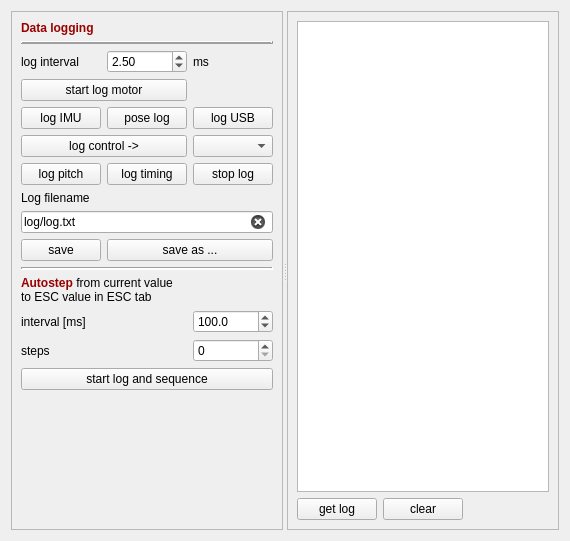
          <widget class="QWidget" name="tab_log">
           <attribute name="title">
            <string>Log</string>
           </attribute>
           <layout class="QVBoxLayout" name="verticalLayout_5">
            <item>
             <widget class="QSplitter" name="splitter_4">
              <property name="orientation">
               <enum>Qt::Horizontal</enum>
              </property>
              <widget class="QFrame" name="frame_log_options">
               <property name="frameShape">
                <enum>QFrame::StyledPanel</enum>
               </property>
               <property name="frameShadow">
                <enum>QFrame::Raised</enum>
               </property>
               <layout class="QGridLayout" name="gridLayout">
                <item row="13" column="0" colspan="3">
                 <widget class="QLineEdit" name="lineEdit_log_filename">
                  <property name="text">
                   <string>log/log.txt</string>
                  </property>
                  <property name="clearButtonEnabled">
                   <bool>true</bool>
                  </property>
                 </widget>
                </item>
                <item row="19" column="0" colspan="3">
                 <widget class="QPushButton" name="pushButton_log_start_seq">
                  <property name="text">
                   <string>start log and sequence</string>
                  </property>
                 </widget>
                </item>
                <item row="3" column="2">
                 <widget class="QLabel" name="label_log_5">
                  <property name="text">
                   <string>ms</string>
                  </property>
                 </widget>
                </item>
                <item row="16" column="0" colspan="3">
                 <widget class="QLabel" name="label_6">
                  <property name="text">
                   <string>&lt;html&gt;&lt;head/&gt;&lt;body&gt;&lt;p&gt;&lt;span style=&quot; font-weight:600; color:#990000;&quot;&gt;Autostep&lt;/span&gt; from current value &lt;br/&gt;to ESC value in ESC tab&lt;/p&gt;&lt;/body&gt;&lt;/html&gt;</string>
                  </property>
                 </widget>
                </item>
                <item row="12" column="0">
                 <widget class="QLabel" name="label_2">
                  <property name="text">
                   <string>Log filename</string>
                  </property>
                 </widget>
                </item>
                <item row="17" column="0" colspan="2">
                 <widget class="QLabel" name="label_4">
                  <property name="text">
                   <string>interval [ms]</string>
                  </property>
                 </widget>
                </item>
                <item row="15" column="0" colspan="3">
                 <widget class="Line" name="line_2">
                  <property name="sizePolicy">
                   <sizepolicy hsizetype="Preferred" vsizetype="Fixed">
                    <horstretch>0</horstretch>
                    <verstretch>0</verstretch>
                   </sizepolicy>
                  </property>
                  <property name="lineWidth">
                   <number>2</number>
                  </property>
                  <property name="orientation">
                   <enum>Qt::Horizontal</enum>
                  </property>
                 </widget>
                </item>
                <item row="0" column="0">
                 <widget class="QLabel" name="label_log_1">
                  <property name="text">
                   <string>&lt;html&gt;&lt;head/&gt;&lt;body&gt;&lt;p&gt;&lt;span style=&quot; font-weight:600; color:#990000;&quot;&gt;Data logging&lt;/span&gt;&lt;/p&gt;&lt;/body&gt;&lt;/html&gt;</string>
                  </property>
                 </widget>
                </item>
                <item row="20" column="0">
                 <spacer name="verticalSpacer">
                  <property name="orientation">
                   <enum>Qt::Vertical</enum>
                  </property>
                  <property name="sizeHint" stdset="0">
                   <size>
                    <width>20</width>
                    <height>130</height>
                   </size>
                  </property>
                 </spacer>
                </item>
                <item row="1" column="0" colspan="3">
                 <widget class="Line" name="line">
                  <property name="sizePolicy">
                   <sizepolicy hsizetype="Preferred" vsizetype="Fixed">
                    <horstretch>0</horstretch>
                    <verstretch>0</verstretch>
                   </sizepolicy>
                  </property>
                  <property name="frameShadow">
                   <enum>QFrame::Raised</enum>
                  </property>
                  <property name="lineWidth">
                   <number>2</number>
                  </property>
                  <property name="midLineWidth">
                   <number>0</number>
                  </property>
                  <property name="orientation">
                   <enum>Qt::Horizontal</enum>
                  </property>
                 </widget>
                </item>
                <item row="18" column="2">
                 <widget class="QSpinBox" name="num_log_steps"/>
                </item>
                <item row="14" column="1" colspan="2">
                 <widget class="QPushButton" name="pushButton_log_save_as">
                  <property name="text">
                   <string>save as ...</string>
                  </property>
                 </widget>
                </item>
                <item row="14" column="0">
                 <widget class="QPushButton" name="pushButton_log_save">
                  <property name="text">
                   <string>save</string>
                  </property>
                 </widget>
                </item>
                <item row="8" column="2">
                 <widget class="QComboBox" name="comboBox_log_ctrl">
                  <property name="currentText">
                   <string/>
                  </property>
                 </widget>
                </item>
                <item row="18" column="0">
                 <widget class="QLabel" name="label_5">
                  <property name="text">
                   <string>steps</string>
                  </property>
                 </widget>
                </item>
                <item row="3" column="1">
                 <widget class="QDoubleSpinBox" name="num_log_interval">
                  <property name="maximum">
                   <double>9999.989999999999782</double>
                  </property>
                  <property name="value">
                   <double>2.500000000000000</double>
                  </property>
                 </widget>
                </item>
                <item row="17" column="2">
                 <widget class="QDoubleSpinBox" name="num_log_interval_2">
                  <property name="decimals">
                   <number>1</number>
                  </property>
                  <property name="maximum">
                   <double>10000.000000000000000</double>
                  </property>
                  <property name="singleStep">
                   <double>20.000000000000000</double>
                  </property>
                  <property name="value">
                   <double>100.000000000000000</double>
                  </property>
                 </widget>
                </item>
                <item row="8" column="0" colspan="2">
                 <widget class="QPushButton" name="but_start_log_ctrl">
                  <property name="text">
                   <string>log control -&gt;</string>
                  </property>
                 </widget>
                </item>
                <item row="5" column="0" colspan="2">
                 <widget class="QPushButton" name="but_start_log_motor">
                  <property name="text">
                   <string>start log motor</string>
                  </property>
                 </widget>
                </item>
                <item row="3" column="0">
                 <widget class="QLabel" name="label_log_6">
                  <property name="text">
                   <string>log interval</string>
                  </property>
                 </widget>
                </item>
                <item row="10" column="0">
                 <widget class="QPushButton" name="but_start_log_pitch">
                  <property name="text">
                   <string>log pitch</string>
                  </property>
                 </widget>
                </item>
                <item row="10" column="1">
                 <widget class="QPushButton" name="but_start_log_timing">
                  <property name="text">
                   <string>log timing</string>
                  </property>
                 </widget>
                </item>
                <item row="6" column="0">
                 <widget class="QPushButton" name="but_start_log_imu">
                  <property name="text">
                   <string>log IMU</string>
                  </property>
                 </widget>
                </item>
                <item row="6" column="1">
                 <widget class="QPushButton" name="but_start_log_pose">
                  <property name="text">
                   <string>pose log</string>
                  </property>
                 </widget>
                </item>
                <item row="6" column="2">
                 <widget class="QPushButton" name="but_start_log_USB">
                  <property name="sizePolicy">
                   <sizepolicy hsizetype="Minimum" vsizetype="Fixed">
                    <horstretch>0</horstretch>
                    <verstretch>0</verstretch>
                   </sizepolicy>
                  </property>
                  <property name="toolTip">
                   <string>&lt;html&gt;&lt;head/&gt;&lt;body&gt;&lt;p&gt;Start log if USB interface messages.&lt;/p&gt;&lt;p&gt;- stops when 70kB is filled.&lt;/p&gt;&lt;/body&gt;&lt;/html&gt;</string>
                  </property>
                  <property name="text">
                   <string>log USB</string>
                  </property>
                 </widget>
                </item>
                <item row="10" column="2">
                 <widget class="QPushButton" name="but_start_log_stop">
                  <property name="sizePolicy">
                   <sizepolicy hsizetype="Minimum" vsizetype="Fixed">
                    <horstretch>0</horstretch>
                    <verstretch>0</verstretch>
                   </sizepolicy>
                  </property>
                  <property name="toolTip">
                   <string>&lt;html&gt;&lt;head/&gt;&lt;body&gt;&lt;p&gt;Logging stops when full (30-70kB), but can be stopped by this button too.&lt;/p&gt;&lt;/body&gt;&lt;/html&gt;</string>
                  </property>
                  <property name="text">
                   <string>stop log</string>
                  </property>
                 </widget>
                </item>
               </layout>
              </widget>
              <widget class="QFrame" name="frame">
               <property name="sizePolicy">
                <sizepolicy hsizetype="Expanding" vsizetype="Preferred">
                 <horstretch>3</horstretch>
                 <verstretch>0</verstretch>
                </sizepolicy>
               </property>
               <property name="frameShape">
                <enum>QFrame::StyledPanel</enum>
               </property>
               <property name="frameShadow">
                <enum>QFrame::Raised</enum>
               </property>
               <layout class="QGridLayout" name="gridLayout_16">
                <item row="1" column="0">
                 <widget class="QPushButton" name="but_get_log">
                  <property name="text">
                   <string>get log</string>
                  </property>
                 </widget>
                </item>
                <item row="1" column="1">
                 <widget class="QPushButton" name="pushButton_log_clear">
                  <property name="text">
                   <string>clear</string>
                  </property>
                 </widget>
                </item>
                <item row="1" column="2">
                 <spacer name="horizontalSpacer_9">
                  <property name="orientation">
                   <enum>Qt::Horizontal</enum>
                  </property>
                  <property name="sizeHint" stdset="0">
                   <size>
                    <width>40</width>
                    <height>20</height>
                   </size>
                  </property>
                 </spacer>
                </item>
                <item row="0" column="0" colspan="3">
                 <widget class="QPlainTextEdit" name="text_log">
                  <property name="lineWrapMode">
                   <enum>QPlainTextEdit::NoWrap</enum>
                  </property>
                  <property name="textInteractionFlags">
                   <set>Qt::LinksAccessibleByMouse|Qt::TextEditable|Qt::TextEditorInteraction|Qt::TextSelectableByKeyboard|Qt::TextSelectableByMouse</set>
                  </property>
                 </widget>
                </item>
               </layout>
              </widget>
             </widget>
            </item>
           </layout>
          </widget>
